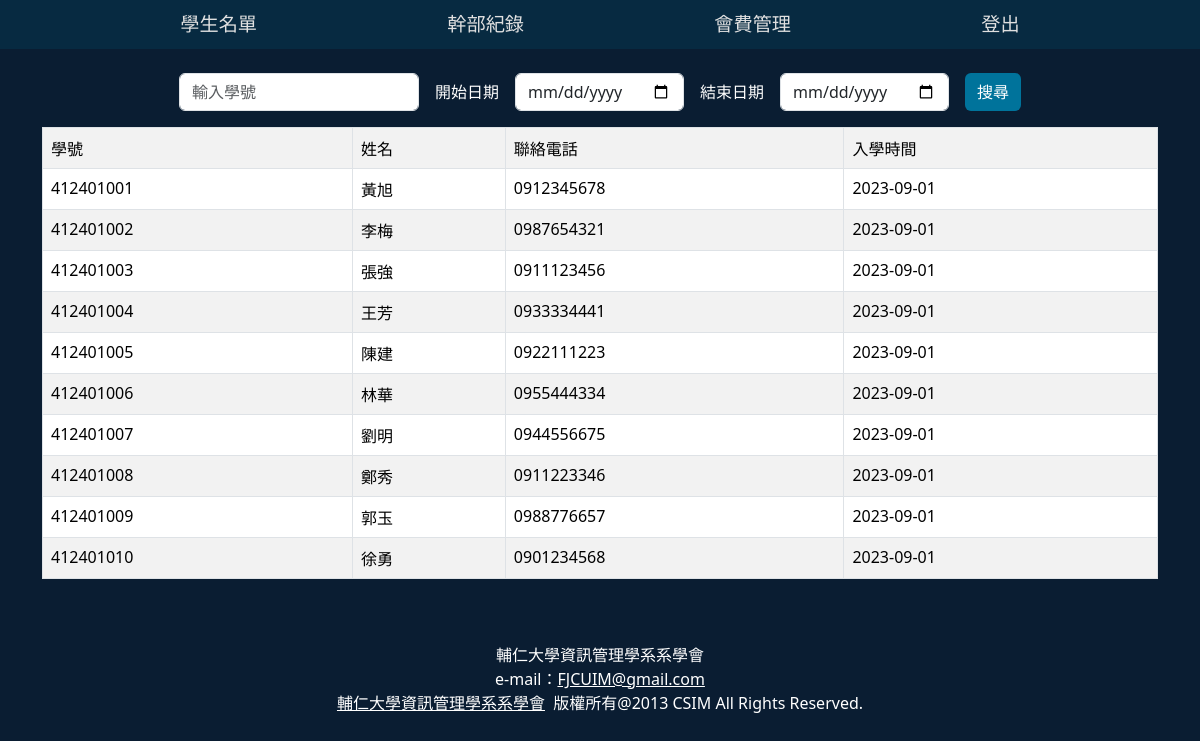
The page /people.php (signed in) on the database as committed earlier.
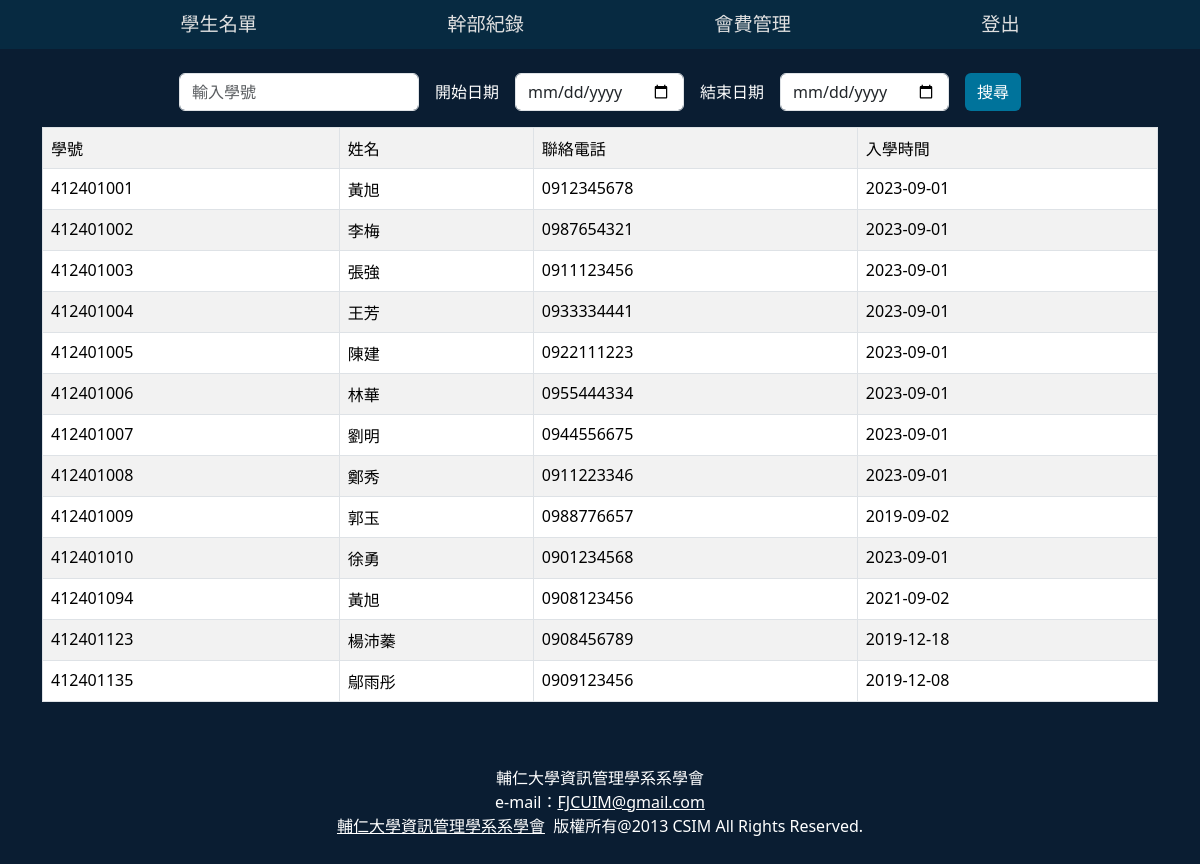
The same page on the database as committed later.
### tables this page shows
CREATE TABLE `people` (
  `Stu_id` varchar(20) NOT NULL,
  `name` varchar(20) NOT NULL,
  `contact` varchar(20) NOT NULL,
  `time` date DEFAULT NULL
);

### people.php (the view, shortened to what this page needs)
<?php
require_once "header.php";
try {
  require_once 'db.php';
  $searchtxt = $_POST["searchtxt"] ?? "";
  $start_date = $_POST["start_date"] ?? "";
  $end_date = $_POST["end_date"] ?? "";
  $sql = "SELECT * FROM  people";
  $result = mysqli_query($conn, $sql);
?>
<form action="people.php" method="post">
<div class="d-flex justify-content-center mt-4">
  <input placeholder="輸入學號" class="form-control me-3" style="width: 20%;" type="text" name="searchtxt" value="<?=$searchtxt?>">
    <div class="col-auto">
      <label for="start_date" class="col-form-label text-white me-3">開始日期</label>
    </div>
    <div class="col-auto">
      <input id="start_date" class="form-control" type="date" name="start_date" value="<?=$start_date?>">
    </div>
    <div class="col-auto">
      <label for="end_date" class="col-form-label text-white mx-3">結束日期</label>
    </div>
    <div class="col-auto me-3">
      <input id="end_date" class="form-control" type="date" name="end_date" value="<?=$end_date?>">
    </div>
  <input class="btn door w-20" type="submit" value="搜尋">
  </div>
</form>
<div class="container">
  <table class="table table-bordered table-striped">
    <tr>
      <td>學號</td>
      <td>姓名</td>
      <td>聯絡電話</td>
      <td>入學時間</td>
    </tr>
    <?php while ($row = mysqli_fetch_assoc($result)) {?>
    <tr>
      <td><?=$row["Stu_id"]?></td>
      <td><?=$row["name"]?></td>
      <td><?=$row["contact"]?></td>
      <td><?=$row["time"]?></td>
    </tr>
    <?php } ?>
  </table>
</div>
<?php
} catch (Exception $e) {
  echo 'Message: ' . $e->getMessage();
}
require_once "footer.php";
?>

### header.php (shortened to what this page needs)
<html>
<head>
  <link href="https://cdn.jsdelivr.net/npm/bootstrap@5.3.3/dist/css/bootstrap.min.css" rel="stylesheet"
>
</head>
<body>
  <nav>
    <ul class="flex-nav">
      <li><a href="people.php">學生名單</a></li>
      <li><a href="query.php">幹部紀錄</a></li>
      <li><a href="fee.php">會費管理</a></li>
      <li><a href="logout.php">登出</a></li>
    </ul>
  </nav>
</body>
</html>

### footer.php (shortened to what this page needs)
<link rel="stylesheet" type="text/css" href="slay.css">
<footer class="py-5">
        <div class="container">
            <p class="m-0 text-center text-white">輔仁大學資訊管理學系系學會</p>
            <p class="m-0 text-center text-white">e-mail：<a
                    href="FJCUIM@gmail.com">FJCUIM@gmail.com</a>
            </p>
            <p class="m-0 text-center text-white"><a href="http://www.csim.org.tw">輔仁大學資訊管理學系系學會</a>&nbsp;&nbsp;版權所有@2013
                CSIM All Rights Reserved.</p>
        </div>
    </footer>
</body>
</html>

### slay.css (style rules this page uses)
body { background-color: #0A1D32; }
a { color: inherit; }
nav { position: sticky; top: 0; z-index: 1000; background-color:#00739B; }
nav a { color: inherit; display: block; font-size: 1.2rem; padding: 10px; text-decoration: none; }
nav>ul { background-color:#072A41; color: #E0E0E0; list-style: none; margin: 0; padding: 0; display: flex; justify-content: space-evenly; }
.door { color: #ffffff !important; background-color: #00739B !important; border: none !important; opacity: 1 !important; }

Rows that differ between the two databases and show on the page:
changed people "郭玉": time "2023-09-01" → "2019-09-02"
added people: Stu_id "412401094", name "黃旭", contact "0908123456", time "2021-09-02"
added people: Stu_id "412401123", name "楊沛蓁", contact "0908456789", time "2019-12-18"
added people: Stu_id "412401135", name "鄔雨彤", contact "0909123456", time "2019-12-08"
